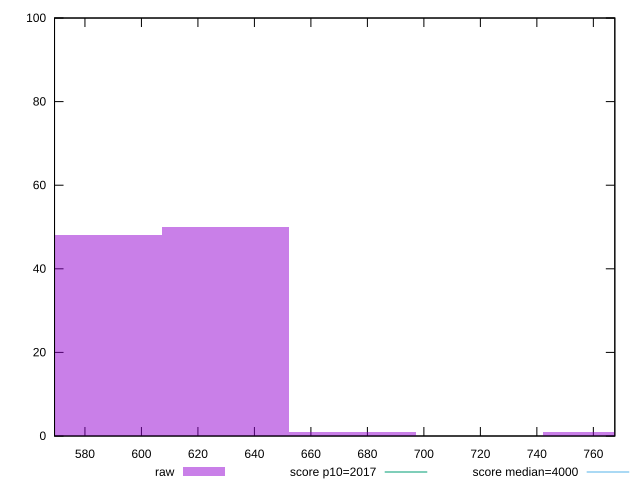

Recreate this plot in gnuplot.
reset

$raw <<EOF
764.6148514086773 1
629.6828188071461 50
584.7054746066356 48
674.6601630076565 1
EOF

set key outside below
set boxwidth 44.97734420051043
set xrange [569.2320000000005:767.6000000000003]
set yrange [0:100]
set trange [0:100]
set style fill transparent solid 0.5 noborder

set parametric
set terminal svg size 640, 490 enhanced background rgb 'white'
set output "report_00018_2021-02-10T15-25-16.877Z/mainthread-work-breakdown/samples/pages+cached+noadtech+nomedia/raw/histogram.svg"

plot $raw title "raw" with boxes, \
     2017,t title "score p10=2017", \
     4000,t title "score median=4000"

reset
